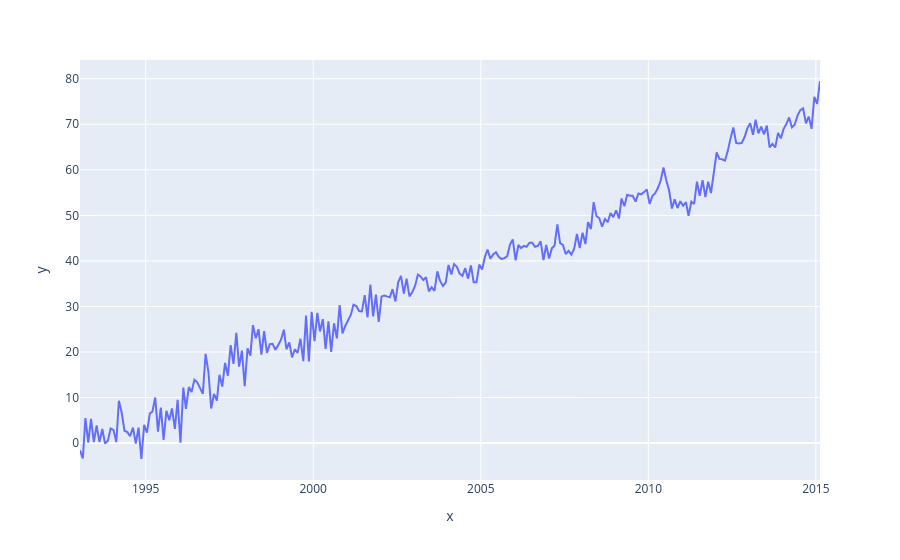

The notebook cell saved with this chart:
### Markdown cell above
2. Write a program to draw line and scatter plots for random 100 x and y coordinates

### Code cell
df = pd.read_csv('data_sealevel.csv')
px.line(x=df['Time'],y=df['GMSL'])

### Figure 1 — Plotly figure (JSON) as saved in the notebook; plotly's stock layout.template omitted (floating-point values rounded to 4 significant figures; data arrays with more than 128 entries replaced by an {"elided": "..."} marker saying what was removed)
{"data": [{"hovertemplate": "x=%{x}<br>y=%{y}<extra></extra>", "legendgroup": "", "line": {"color": "#636efa", "dash": "solid"}, "marker": {"symbol": "circle"}, "mode": "lines", "name": "", "orientation": "v", "showlegend": false, "type": "scatter", "x": {"elided": "266 str values"}, "xaxis": "x", "y": {"elided": "266 float values"}, "yaxis": "y"}], "layout": {"legend": {"tracegroupgap": 0}, "margin": {"t": 60}, "xaxis": {"anchor": "y", "domain": [0, 1], "title": {"text": "x"}}, "yaxis": {"anchor": "x", "domain": [0, 1], "title": {"text": "y"}}}}
